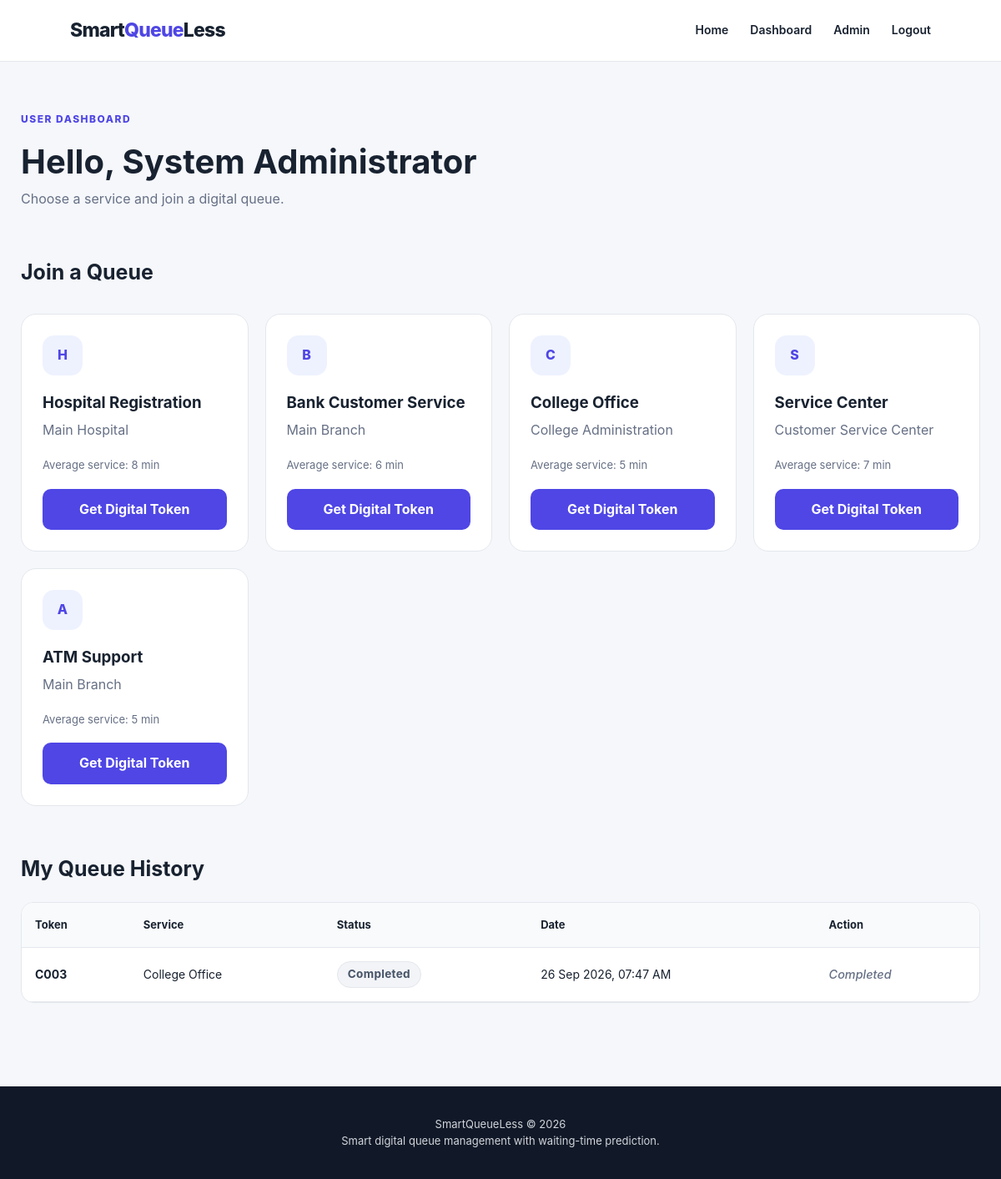
The page /dashboard (signed in) on the database its author committed.
### app.py (models this page shows)
class User(UserMixin, db.Model):
    id = db.Column(db.Integer, primary_key=True)
    name = db.Column(db.String(100), nullable=False)
    email = db.Column(db.String(150), unique=True, nullable=False)
    password = db.Column(db.String(255), nullable=False)
    role = db.Column(db.String(20), default="user", nullable=False)
    created_at = db.Column(db.DateTime, default=datetime.utcnow)
    tokens = db.relationship(
        "Token",
        backref="user",
        lazy=True,
        cascade="all, delete-orphan"
    )

class Service(db.Model):
    id = db.Column(db.Integer, primary_key=True)
    name = db.Column(db.String(100), nullable=False)
    location = db.Column(db.String(150), nullable=False)
    prefix = db.Column(db.String(10), nullable=False)
    average_service_time = db.Column(db.Float, default=5.0)
    active = db.Column(db.Boolean, default=True)
    tokens = db.relationship(
        "Token",
        backref="service",
        lazy=True,
        cascade="all, delete-orphan"
    )

class Token(db.Model):
    id = db.Column(db.Integer, primary_key=True)
    token_number = db.Column(db.Integer, nullable=False)
    token_code = db.Column(db.String(30), nullable=False)
    user_id = db.Column(db.Integer, db.ForeignKey("user.id"), nullable=False)
    service_id = db.Column(db.Integer, db.ForeignKey("service.id"), nullable=False)
    status = db.Column(
        db.String(20),
        default="waiting",
        nullable=False
    )
    created_at = db.Column(
        db.DateTime,
        default=datetime.utcnow
    )
    called_at = db.Column(db.DateTime, nullable=True)
    completed_at = db.Column(db.DateTime, nullable=True)

### app.py (the view)
@app.route("/dashboard")
@login_required
def dashboard():
    services = Service.query.filter_by(
        active=True
    ).all()
    user_tokens = Token.query.filter_by(
        user_id=current_user.id
    ).order_by(
        Token.created_at.desc()
    ).all()
    return render_template(
        "dashboard.html",
        services=services,
        tokens=user_tokens
    )

### app.py (called while the page is built)
@login_manager.user_loader
def load_user(user_id):
    return db.session.get(User, int(user_id))

### templates/dashboard.html (shortened to what this page needs)
{% extends "base.html" %}
{% block content %}
<section class="dashboard">
    <div class="dashboard-header">
        <div>
            <span class="section-label">
                USER DASHBOARD
            </span>
            <h1>
                Hello, {{ current_user.name }}
            </h1>
            <p>
                Choose a service and join a digital queue.
            </p>
        </div>
    </div>
    <div class="dashboard-section">
        <h2>
            Join a Queue
        </h2>
        <div class="service-grid">
            {% for service in services %}
            <div class="service-card">
                <div class="service-icon">
                    {{ service.prefix }}
                </div>
                <h3>
                    {{ service.name }}
                </h3>
                <p>
                    {{ service.location }}
                </p>
                <div class="service-time">
                    Average service:
                    {{ service.average_service_time|round|int }}
                    min
                </div>
                <form
                    method="POST"
                    action="{{ url_for('join_queue', service_id=service.id) }}"
                >
                    <button
                        type="submit"
                        class="service-button"
                    >
                        Get Digital Token
                    </button>
                </form>
            </div>
            {% endfor %}
        </div>
    </div>
    <div class="dashboard-section">
        <h2>
            My Queue History
        </h2>
        {% if tokens %}
        <div class="table-wrapper">
            <table>
                <thead>
                    <tr>
                        <th>Token</th>
                        <th>Service</th>
                        <th>Status</th>
                        <th>Date</th>
                        <th>Action</th>
                    </tr>
                </thead>
                <tbody>
                    {% for token in tokens %}
                    <tr>
                        <td>
                            <strong>
                                {{ token.token_code }}
                            </strong>
                        </td>
                        <td>
                            {{ token.service.name }}
                        </td>
                        <td>
                            <span class="status {{ token.status }}">
                                {{ token.status|capitalize }}
                            </span>
                        </td>
                        <td>
                            {{ token.created_at.strftime("%d %b %Y, %I:%M %p") }}
                        </td>
                        <td>
                            {% if token.status in ["waiting", "serving"] %}
                            <a
                                href="{{ url_for('queue_status', token_id=token.id) }}"
                                class="small-button"
                            >
                                Track Queue
                            </a>
                            {% else %}
                            <span class="completed-text">
                                Completed
                            </span>
                            {% endif %}
                        </td>
                    </tr>
                    {% endfor %}
                </tbody>
            </table>
        </div>
        {% endif %}
    </div>
</section>
{% endblock %}

### static/css/style.css (style rules this page uses)
* { margin: 0; padding: 0; box-sizing: border-box; }
:root { --background: #f5f7fb; --surface: #ffffff; --text: #182230; --muted: #667085; --border: #e4e7ec; --primary: #4f46e5; --primary-dark: #3730a3; --success: #087443; --danger: #b42318; --shadow: 0 15px 45px rgba(16, 24, 40, 0.08); }
body { font-family: Inter, Arial, Helvetica, sans-serif; background: var(--background); color: var(--text); line-height: 1.6; }
button, input { font: inherit; }
button { cursor: pointer; }
.badge, .section-label { color: var(--primary); font-size: 12px; font-weight: 800; letter-spacing: 1.5px; }
.step-card, .service-card, .auth-card, .empty-state { background: white; border: 1px solid var(--border); border-radius: 18px; padding: 25px; }
.step-card p, .service-card p { color: var(--muted); }
.service-grid { margin-top: 30px; display: grid; grid-template-columns: repeat(4, 1fr); gap: 20px; }
.service-card { transition: 0.2s; }
.service-icon { width: 48px; height: 48px; border-radius: 14px; background: #eef2ff; color: var(--primary); display: grid; place-items: center; font-weight: 800; margin-bottom: 18px; }
.service-card h3 { margin-bottom: 5px; }
.service-time { margin: 18px 0; font-size: 13px; color: var(--muted); }
.service-button { width: 100%; border: none; border-radius: 10px; padding: 12px; background: var(--primary); color: white; font-weight: 700; }
.dashboard { max-width: 1200px; margin: auto; padding: 55px 25px 100px; }
.dashboard-header h1 { font-size: 40px; margin-top: 7px; }
.dashboard-header p { color: var(--muted); }
.dashboard-section { margin-top: 55px; }
.dashboard-section h2 { font-size: 25px; margin-bottom: 20px; }
.table-wrapper { overflow-x: auto; background: white; border: 1px solid var(--border); border-radius: 15px; }
table { width: 100%; border-collapse: collapse; min-width: 700px; }
th, td { padding: 16px; text-align: left; border-bottom: 1px solid var(--border); }
th { background: #f9fafb; font-size: 13px; }
td { font-size: 14px; }
.status { display: inline-flex; align-items: center; justify-content: center; padding: 4px 12px; border-radius: 9999px; font-size: 0.85rem; font-weight: 700; text-transform: capitalize; letter-spacing: 0.02em; }
.status.completed { background-color: #f2f4f7; color: #475467; border: 1px solid #e4e7ec; }
.completed-text { color: var(--muted); font-size: 0.9rem; font-weight: 500; font-style: italic; }

### rows shown on the page
User: name "System Administrator"
Service: prefix "H", name "Hospital Registration", location "Main Hospital", average_service_time "8"
Service: prefix "B", name "Bank Customer Service", location "Main Branch", average_service_time "6"
Service: prefix "C", name "College Office", location "College Administration", average_service_time "5"
Service: prefix "S", name "Service Center", location "Customer Service Center", average_service_time "7"
Service: prefix "A", name "ATM Support", location "Main Branch", average_service_time "5"
Token: token_code "C003", service.name "College Office", status "Completed", created_at "26 Sep 2026, 07:47 AM"
